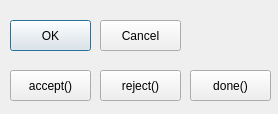
<?xml version="1.0" encoding="UTF-8"?>
<ui version="4.0">
 <class>Dialog</class>
 <widget class="QDialog" name="Dialog">
  <property name="geometry">
   <rect>
    <x>0</x>
    <y>0</y>
    <width>278</width>
    <height>114</height>
   </rect>
  </property>
  <property name="windowTitle">
   <string>Dialog</string>
  </property>
  <widget class="QPushButton" name="btnOk">
   <property name="geometry">
    <rect>
     <x>10</x>
     <y>20</y>
     <width>81</width>
     <height>31</height>
    </rect>
   </property>
   <property name="text">
    <string>OK</string>
   </property>
   <property name="default">
    <bool>true</bool>
   </property>
  </widget>
  <widget class="QPushButton" name="btnCancel">
   <property name="geometry">
    <rect>
     <x>100</x>
     <y>20</y>
     <width>81</width>
     <height>31</height>
    </rect>
   </property>
   <property name="text">
    <string>Cancel</string>
   </property>
  </widget>
  <widget class="QPushButton" name="btnReject">
   <property name="geometry">
    <rect>
     <x>100</x>
     <y>70</y>
     <width>81</width>
     <height>31</height>
    </rect>
   </property>
   <property name="text">
    <string>reject()</string>
   </property>
  </widget>
  <widget class="QPushButton" name="btnDone">
   <property name="geometry">
    <rect>
     <x>190</x>
     <y>70</y>
     <width>81</width>
     <height>31</height>
    </rect>
   </property>
   <property name="text">
    <string>done()</string>
   </property>
   <property name="default">
    <bool>false</bool>
   </property>
  </widget>
  <widget class="QPushButton" name="btnAccept">
   <property name="geometry">
    <rect>
     <x>10</x>
     <y>70</y>
     <width>81</width>
     <height>31</height>
    </rect>
   </property>
   <property name="text">
    <string>accept()</string>
   </property>
   <property name="default">
    <bool>false</bool>
   </property>
  </widget>
 </widget>
 <resources/>
 <connections/>
</ui>
